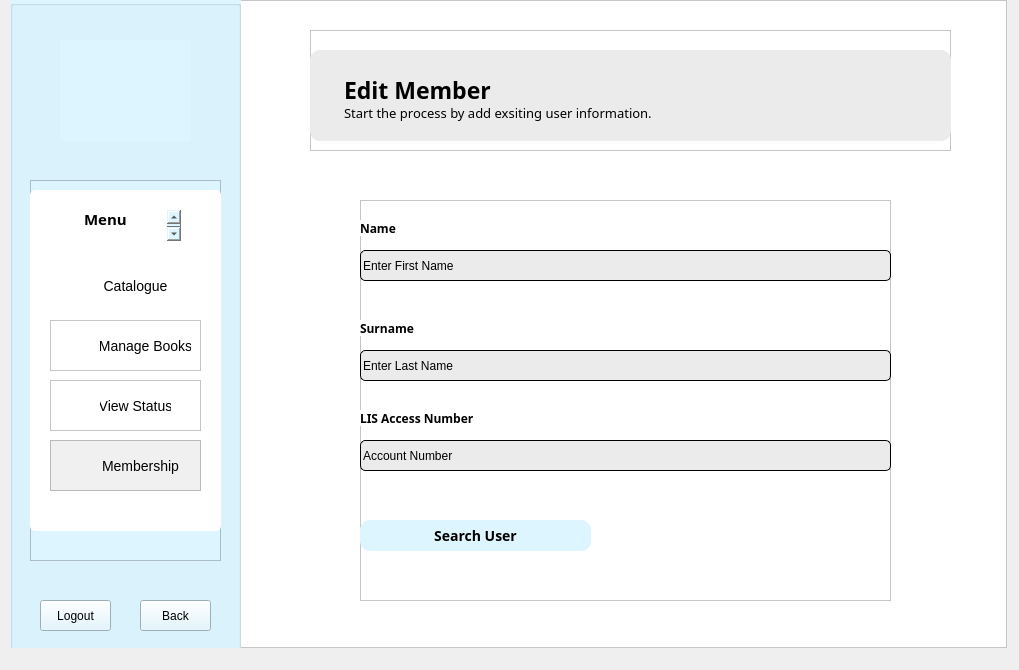
<?xml version="1.0" encoding="UTF-8"?>
<ui version="4.0">
 <class>AdminEditMember</class>
 <widget class="QDialog" name="AdminEditMember">
  <property name="geometry">
   <rect>
    <x>0</x>
    <y>0</y>
    <width>1019</width>
    <height>670</height>
   </rect>
  </property>
  <property name="windowTitle">
   <string>Dialog</string>
  </property>
  <widget class="QFrame" name="frame">
   <property name="geometry">
    <rect>
     <x>10</x>
     <y>0</y>
     <width>997</width>
     <height>648</height>
    </rect>
   </property>
   <property name="styleSheet">
    <string notr="true">background: white;</string>
   </property>
   <property name="frameShape">
    <enum>QFrame::StyledPanel</enum>
   </property>
   <property name="frameShadow">
    <enum>QFrame::Raised</enum>
   </property>
   <widget class="QGroupBox" name="menuPanel">
    <property name="geometry">
     <rect>
      <x>0</x>
      <y>0</y>
      <width>231</width>
      <height>671</height>
     </rect>
    </property>
    <property name="styleSheet">
     <string notr="true">background: rgb(220, 245, 255);</string>
    </property>
    <property name="title">
     <string/>
    </property>
    <widget class="QLabel" name="logo">
     <property name="geometry">
      <rect>
       <x>50</x>
       <y>40</y>
       <width>131</width>
       <height>101</height>
      </rect>
     </property>
     <property name="text">
      <string/>
     </property>
     <property name="pixmap">
      <pixmap resource="Resources.qrc">:/images/logo.png</pixmap>
     </property>
     <property name="scaledContents">
      <bool>true</bool>
     </property>
    </widget>
    <widget class="QFrame" name="menu">
     <property name="geometry">
      <rect>
       <x>20</x>
       <y>180</y>
       <width>191</width>
       <height>381</height>
      </rect>
     </property>
     <property name="frameShape">
      <enum>QFrame::StyledPanel</enum>
     </property>
     <property name="frameShadow">
      <enum>QFrame::Raised</enum>
     </property>
     <widget class="QListWidget" name="listWidget_2">
      <property name="geometry">
       <rect>
        <x>0</x>
        <y>10</y>
        <width>191</width>
        <height>341</height>
       </rect>
      </property>
      <property name="styleSheet">
       <string notr="true">background: white;
border-radius: 5px;</string>
      </property>
      <property name="frameShadow">
       <enum>QFrame::Raised</enum>
      </property>
     </widget>
     <widget class="QPlainTextEdit" name="plainTextEdit_6">
      <property name="geometry">
       <rect>
        <x>50</x>
        <y>30</y>
        <width>101</width>
        <height>31</height>
       </rect>
      </property>
      <property name="styleSheet">
       <string notr="true">font-family: Baloo 2;
font-weight: bold;
background: white;
font-size: 15px;
</string>
      </property>
      <property name="frameShape">
       <enum>QFrame::NoFrame</enum>
      </property>
      <property name="frameShadow">
       <enum>QFrame::Plain</enum>
      </property>
      <property name="plainText">
       <string>Admin Menu</string>
      </property>
      <property name="backgroundVisible">
       <bool>false</bool>
      </property>
     </widget>
     <widget class="QFrame" name="catalogue_1">
      <property name="geometry">
       <rect>
        <x>20</x>
        <y>80</y>
        <width>151</width>
        <height>51</height>
       </rect>
      </property>
      <property name="styleSheet">
       <string notr="true">background: white;
border-radius: 5px;</string>
      </property>
      <property name="frameShape">
       <enum>QFrame::StyledPanel</enum>
      </property>
      <property name="frameShadow">
       <enum>QFrame::Raised</enum>
      </property>
      <widget class="QLabel" name="label_5">
       <property name="geometry">
        <rect>
         <x>10</x>
         <y>10</y>
         <width>31</width>
         <height>31</height>
        </rect>
       </property>
       <property name="text">
        <string/>
       </property>
       <property name="pixmap">
        <pixmap resource="Resources.qrc">:/images/Icons/books.png</pixmap>
       </property>
       <property name="scaledContents">
        <bool>true</bool>
       </property>
      </widget>
      <widget class="QPushButton" name="catalogue">
       <property name="geometry">
        <rect>
         <x>50</x>
         <y>10</y>
         <width>71</width>
         <height>31</height>
        </rect>
       </property>
       <property name="styleSheet">
        <string notr="true">QPushButton {
background: transparent;
font-size: 14px;
border: none;
}

QPushButton:hover {
	color: rgb(124, 204, 241);
}</string>
       </property>
       <property name="text">
        <string>Catalogue</string>
       </property>
       <property name="autoDefault">
        <bool>false</bool>
       </property>
      </widget>
     </widget>
     <widget class="QFrame" name="manageBooks_1">
      <property name="geometry">
       <rect>
        <x>20</x>
        <y>140</y>
        <width>151</width>
        <height>51</height>
       </rect>
      </property>
      <property name="styleSheet">
       <string notr="true">background: white;</string>
      </property>
      <property name="frameShape">
       <enum>QFrame::StyledPanel</enum>
      </property>
      <property name="frameShadow">
       <enum>QFrame::Raised</enum>
      </property>
      <widget class="QLabel" name="label_6">
       <property name="geometry">
        <rect>
         <x>10</x>
         <y>10</y>
         <width>31</width>
         <height>31</height>
        </rect>
       </property>
       <property name="text">
        <string/>
       </property>
       <property name="pixmap">
        <pixmap resource="Resources.qrc">:/images/Icons/book.png</pixmap>
       </property>
       <property name="scaledContents">
        <bool>true</bool>
       </property>
      </widget>
      <widget class="QPushButton" name="manageBooks">
       <property name="geometry">
        <rect>
         <x>50</x>
         <y>10</y>
         <width>91</width>
         <height>31</height>
        </rect>
       </property>
       <property name="styleSheet">
        <string notr="true">QPushButton {
background: transparent;
font-size: 14px;
border: none;
}

QPushButton:hover {
	color: rgb(124, 204, 241);
}</string>
       </property>
       <property name="text">
        <string>Manage Books</string>
       </property>
      </widget>
     </widget>
     <widget class="QFrame" name="status_1">
      <property name="geometry">
       <rect>
        <x>20</x>
        <y>200</y>
        <width>151</width>
        <height>51</height>
       </rect>
      </property>
      <property name="styleSheet">
       <string notr="true">background: white;</string>
      </property>
      <property name="frameShape">
       <enum>QFrame::StyledPanel</enum>
      </property>
      <property name="frameShadow">
       <enum>QFrame::Raised</enum>
      </property>
      <widget class="QLabel" name="label_7">
       <property name="geometry">
        <rect>
         <x>10</x>
         <y>10</y>
         <width>31</width>
         <height>31</height>
        </rect>
       </property>
       <property name="text">
        <string/>
       </property>
       <property name="pixmap">
        <pixmap resource="Resources.qrc">:/images/Icons/status.png</pixmap>
       </property>
       <property name="scaledContents">
        <bool>true</bool>
       </property>
      </widget>
      <widget class="QPushButton" name="status">
       <property name="geometry">
        <rect>
         <x>50</x>
         <y>10</y>
         <width>71</width>
         <height>31</height>
        </rect>
       </property>
       <property name="styleSheet">
        <string notr="true">QPushButton {
background: transparent;
font-size: 14px;
border: none;
}

QPushButton:hover {
	color: rgb(124, 204, 241);
}</string>
       </property>
       <property name="text">
        <string>View Status</string>
       </property>
      </widget>
     </widget>
     <widget class="QFrame" name="membership_1">
      <property name="geometry">
       <rect>
        <x>20</x>
        <y>260</y>
        <width>151</width>
        <height>51</height>
       </rect>
      </property>
      <property name="styleSheet">
       <string notr="true">background: rgb(240, 240, 240);</string>
      </property>
      <property name="frameShape">
       <enum>QFrame::StyledPanel</enum>
      </property>
      <property name="frameShadow">
       <enum>QFrame::Raised</enum>
      </property>
      <widget class="QLabel" name="label_8">
       <property name="geometry">
        <rect>
         <x>10</x>
         <y>10</y>
         <width>31</width>
         <height>31</height>
        </rect>
       </property>
       <property name="text">
        <string/>
       </property>
       <property name="pixmap">
        <pixmap resource="Resources.qrc">:/images/Icons/user.png</pixmap>
       </property>
       <property name="scaledContents">
        <bool>true</bool>
       </property>
      </widget>
      <widget class="QPushButton" name="membership">
       <property name="geometry">
        <rect>
         <x>50</x>
         <y>10</y>
         <width>81</width>
         <height>31</height>
        </rect>
       </property>
       <property name="styleSheet">
        <string notr="true">QPushButton {
background: transparent;
font-size: 14px;
border: none;
}

QPushButton:hover {
	color: rgb(124, 204, 241);
}</string>
       </property>
       <property name="text">
        <string>Membership</string>
       </property>
      </widget>
     </widget>
    </widget>
    <widget class="QPushButton" name="pushButton_2">
     <property name="geometry">
      <rect>
       <x>30</x>
       <y>600</y>
       <width>71</width>
       <height>31</height>
      </rect>
     </property>
     <property name="styleSheet">
      <string notr="true">QPushButton:hover {
	color: rgb(106, 146, 255);
}</string>
     </property>
     <property name="text">
      <string>Logout</string>
     </property>
    </widget>
    <widget class="QPushButton" name="back">
     <property name="geometry">
      <rect>
       <x>130</x>
       <y>600</y>
       <width>71</width>
       <height>31</height>
      </rect>
     </property>
     <property name="styleSheet">
      <string notr="true">/*QPushButton {
background: white;
}*/

QPushButton:hover {
	color: rgb(106, 146, 255);
}</string>
     </property>
     <property name="text">
      <string>Back</string>
     </property>
     <property name="icon">
      <iconset theme="go-previous">
       <normaloff>.</normaloff>.</iconset>
     </property>
    </widget>
   </widget>
   <widget class="QFrame" name="heading_3">
    <property name="geometry">
     <rect>
      <x>300</x>
      <y>30</y>
      <width>641</width>
      <height>121</height>
     </rect>
    </property>
    <property name="frameShape">
     <enum>QFrame::StyledPanel</enum>
    </property>
    <property name="frameShadow">
     <enum>QFrame::Raised</enum>
    </property>
    <widget class="QPlainTextEdit" name="plainTextEdit_9">
     <property name="geometry">
      <rect>
       <x>0</x>
       <y>20</y>
       <width>641</width>
       <height>91</height>
      </rect>
     </property>
     <property name="styleSheet">
      <string notr="true">background: rgb(235, 235, 235);
border-radius: 10px;</string>
     </property>
     <property name="frameShadow">
      <enum>QFrame::Raised</enum>
     </property>
     <property name="plainText">
      <string/>
     </property>
    </widget>
    <widget class="QPlainTextEdit" name="plainTextEdit_10">
     <property name="geometry">
      <rect>
       <x>30</x>
       <y>40</y>
       <width>231</width>
       <height>41</height>
      </rect>
     </property>
     <property name="styleSheet">
      <string notr="true">font-family: Baloo 2;
font-weight: bold;
font-size: 23px;
background: transparent;</string>
     </property>
     <property name="frameShape">
      <enum>QFrame::NoFrame</enum>
     </property>
     <property name="plainText">
      <string>Edit Member</string>
     </property>
    </widget>
    <widget class="QPlainTextEdit" name="plainTextEdit_11">
     <property name="geometry">
      <rect>
       <x>30</x>
       <y>70</y>
       <width>411</width>
       <height>31</height>
      </rect>
     </property>
     <property name="styleSheet">
      <string notr="true">background: transparent;
font-family: Baloo 2;
font-size: 13px;</string>
     </property>
     <property name="frameShape">
      <enum>QFrame::NoFrame</enum>
     </property>
     <property name="plainText">
      <string>Start the process by add exsiting user information.</string>
     </property>
    </widget>
   </widget>
   <widget class="QFrame" name="frame_9">
    <property name="geometry">
     <rect>
      <x>350</x>
      <y>200</y>
      <width>531</width>
      <height>401</height>
     </rect>
    </property>
    <property name="frameShape">
     <enum>QFrame::StyledPanel</enum>
    </property>
    <property name="frameShadow">
     <enum>QFrame::Raised</enum>
    </property>
    <widget class="QLineEdit" name="firstName">
     <property name="geometry">
      <rect>
       <x>0</x>
       <y>50</y>
       <width>531</width>
       <height>31</height>
      </rect>
     </property>
     <property name="styleSheet">
      <string notr="true">border: 0.5px solid black;
border-radius: 5px;
background: rgb(235, 235, 235);</string>
     </property>
     <property name="text">
      <string>Enter First Name</string>
     </property>
     <property name="placeholderText">
      <string>Enter title</string>
     </property>
    </widget>
    <widget class="QLabel" name="label_2">
     <property name="geometry">
      <rect>
       <x>0</x>
       <y>20</y>
       <width>71</width>
       <height>16</height>
      </rect>
     </property>
     <property name="styleSheet">
      <string notr="true">font-family: Baloo 2;
font-weight: bold;</string>
     </property>
     <property name="text">
      <string>Name</string>
     </property>
    </widget>
    <widget class="QLabel" name="label_3">
     <property name="geometry">
      <rect>
       <x>0</x>
       <y>120</y>
       <width>71</width>
       <height>16</height>
      </rect>
     </property>
     <property name="styleSheet">
      <string notr="true">font-family: Baloo 2;
font-weight: bold;</string>
     </property>
     <property name="text">
      <string>Surname</string>
     </property>
    </widget>
    <widget class="QLineEdit" name="lastName">
     <property name="geometry">
      <rect>
       <x>0</x>
       <y>150</y>
       <width>531</width>
       <height>31</height>
      </rect>
     </property>
     <property name="styleSheet">
      <string notr="true">border: 0.5px solid black;
border-radius: 5px;
background: rgb(235, 235, 235);</string>
     </property>
     <property name="text">
      <string>Enter Last Name</string>
     </property>
     <property name="placeholderText">
      <string>Enter author</string>
     </property>
    </widget>
    <widget class="QPushButton" name="addMemberBut">
     <property name="geometry">
      <rect>
       <x>0</x>
       <y>320</y>
       <width>231</width>
       <height>31</height>
      </rect>
     </property>
     <property name="contextMenuPolicy">
      <enum>Qt::NoContextMenu</enum>
     </property>
     <property name="styleSheet">
      <string notr="true">QPushButton {
font-size: 14px;
border-radius: 10px;
background: rgb(220, 245, 255);
font-family: open sans;
color: black;
font-weight: bold;
}

QPushButton:hover {
	color: rgb(106, 146, 255);
}</string>
     </property>
     <property name="text">
      <string>Search User</string>
     </property>
     <property name="autoDefault">
      <bool>false</bool>
     </property>
    </widget>
    <widget class="QLineEdit" name="contactNum">
     <property name="geometry">
      <rect>
       <x>0</x>
       <y>240</y>
       <width>531</width>
       <height>31</height>
      </rect>
     </property>
     <property name="styleSheet">
      <string notr="true">border: 0.5px solid black;
border-radius: 5px;
background: rgb(235, 235, 235);</string>
     </property>
     <property name="text">
      <string>Account Number</string>
     </property>
     <property name="placeholderText">
      <string>Enter author</string>
     </property>
    </widget>
    <widget class="QLabel" name="label_4">
     <property name="geometry">
      <rect>
       <x>0</x>
       <y>210</y>
       <width>171</width>
       <height>16</height>
      </rect>
     </property>
     <property name="styleSheet">
      <string notr="true">font-family: Baloo 2;
font-weight: bold;</string>
     </property>
     <property name="text">
      <string>LIS Access Number</string>
     </property>
    </widget>
   </widget>
  </widget>
 </widget>
 <resources>
  <include location="Resources.qrc"/>
 </resources>
 <connections/>
</ui>
